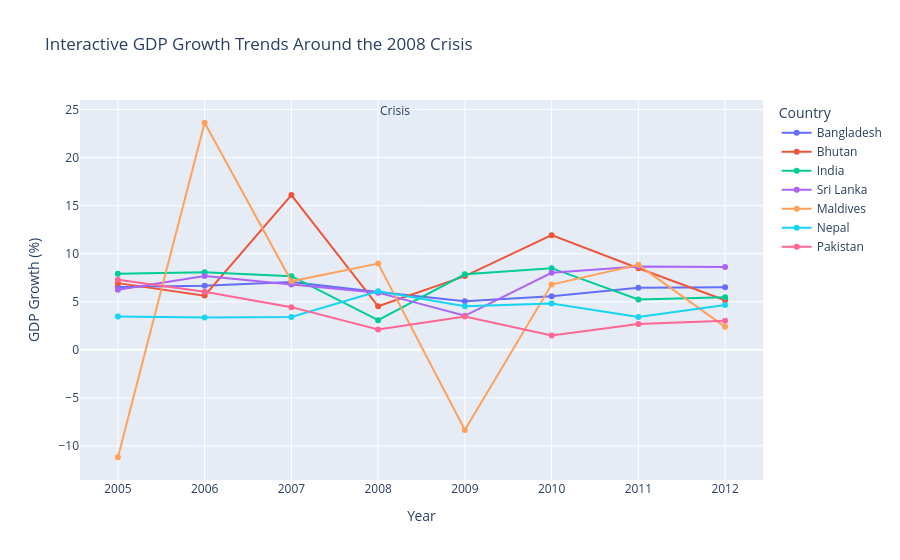

Here is the notebook cell this chart was saved with:
### Markdown cell above
## GDP Growth

### Code cell
fig_growth = px.line(
    df_2008,
    x="year",
    y="gdp_growth_pct",
    color="country_name",
    markers=True,
    title="Interactive GDP Growth Trends Around the 2008 Crisis",
    labels={
        "year": "Year",
        "gdp_growth_pct": "GDP Growth (%)",
        "country_name": "Country"
    }
)

fig_growth.add_vrect(
    x0=2008, x1=2009,
    opacity=0.2,
    line_width=0,
    annotation_text="Crisis",
    annotation_position="top left"
)

fig_growth.show()

### Figure 1 — Plotly figure (JSON) as saved in the notebook; plotly's stock layout.template omitted (floating-point values rounded to 4 significant figures)
{"data": [{"hovertemplate": "Country=Bangladesh<br>Year=%{x}<br>GDP Growth (%)=%{y}<extra></extra>", "legendgroup": "Bangladesh", "line": {"color": "#636efa", "dash": "solid"}, "marker": {"symbol": "circle"}, "mode": "lines+markers", "name": "Bangladesh", "orientation": "v", "showlegend": true, "type": "scatter", "x": [2005, 2006, 2007, 2008, 2009, 2010, 2011, 2012], "xaxis": "x", "y": [6.54, 6.67, 7.06, 6.01, 5.05, 5.57, 6.46, 6.52], "yaxis": "y"}, {"hovertemplate": "Country=Bhutan<br>Year=%{x}<br>GDP Growth (%)=%{y}<extra></extra>", "legendgroup": "Bhutan", "line": {"color": "#EF553B", "dash": "solid"}, "marker": {"symbol": "circle"}, "mode": "lines+markers", "name": "Bhutan", "orientation": "v", "showlegend": true, "type": "scatter", "x": [2005, 2006, 2007, 2008, 2009, 2010, 2011, 2012], "xaxis": "x", "y": [6.94, 5.64, 16.1, 4.53, 7.67, 11.93, 8.49, 5.16], "yaxis": "y"}, {"hovertemplate": "Country=India<br>Year=%{x}<br>GDP Growth (%)=%{y}<extra></extra>", "legendgroup": "India", "line": {"color": "#00cc96", "dash": "solid"}, "marker": {"symbol": "circle"}, "mode": "lines+markers", "name": "India", "orientation": "v", "showlegend": true, "type": "scatter", "x": [2005, 2006, 2007, 2008, 2009, 2010, 2011, 2012], "xaxis": "x", "y": [7.92, 8.06, 7.66, 3.09, 7.86, 8.5, 5.24, 5.46], "yaxis": "y"}, {"hovertemplate": "Country=Sri Lanka<br>Year=%{x}<br>GDP Growth (%)=%{y}<extra></extra>", "legendgroup": "Sri Lanka", "line": {"color": "#ab63fa", "dash": "solid"}, "marker": {"symbol": "circle"}, "mode": "lines+markers", "name": "Sri Lanka", "orientation": "v", "showlegend": true, "type": "scatter", "x": [2005, 2006, 2007, 2008, 2009, 2010, 2011, 2012], "xaxis": "x", "y": [6.24, 7.67, 6.8, 5.95, 3.54, 8.02, 8.67, 8.63], "yaxis": "y"}, {"hovertemplate": "Country=Maldives<br>Year=%{x}<br>GDP Growth (%)=%{y}<extra></extra>", "legendgroup": "Maldives", "line": {"color": "#FFA15A", "dash": "solid"}, "marker": {"symbol": "circle"}, "mode": "lines+markers", "name": "Maldives", "orientation": "v", "showlegend": true, "type": "scatter", "x": [2005, 2006, 2007, 2008, 2009, 2010, 2011, 2012], "xaxis": "x", "y": [-11.18, 23.63, 7.13, 8.98, -8.34, 6.79, 8.84, 2.39], "yaxis": "y"}, {"hovertemplate": "Country=Nepal<br>Year=%{x}<br>GDP Growth (%)=%{y}<extra></extra>", "legendgroup": "Nepal", "line": {"color": "#19d3f3", "dash": "solid"}, "marker": {"symbol": "circle"}, "mode": "lines+markers", "name": "Nepal", "orientation": "v", "showlegend": true, "type": "scatter", "x": [2005, 2006, 2007, 2008, 2009, 2010, 2011, 2012], "xaxis": "x", "y": [3.48, 3.36, 3.41, 6.1, 4.53, 4.82, 3.42, 4.67], "yaxis": "y"}, {"hovertemplate": "Country=Pakistan<br>Year=%{x}<br>GDP Growth (%)=%{y}<extra></extra>", "legendgroup": "Pakistan", "line": {"color": "#FF6692", "dash": "solid"}, "marker": {"symbol": "circle"}, "mode": "lines+markers", "name": "Pakistan", "orientation": "v", "showlegend": true, "type": "scatter", "x": [2005, 2006, 2007, 2008, 2009, 2010, 2011, 2012], "xaxis": "x", "y": [7.28, 6.05, 4.44, 2.12, 3.47, 1.5, 2.68, 3.03], "yaxis": "y"}], "layout": {"annotations": [{"showarrow": false, "text": "Crisis", "x": 2008, "xanchor": "left", "xref": "x", "y": 1, "yanchor": "top", "yref": "y domain"}], "legend": {"title": {"text": "Country"}, "tracegroupgap": 0}, "shapes": [{"line": {"width": 0}, "opacity": 0.2, "type": "rect", "x0": 2008, "x1": 2009, "xref": "x", "y0": 0, "y1": 1, "yref": "y domain"}], "title": {"text": "Interactive GDP Growth Trends Around the 2008 Crisis"}, "xaxis": {"anchor": "y", "domain": [0, 1], "title": {"text": "Year"}}, "yaxis": {"anchor": "x", "domain": [0, 1], "title": {"text": "GDP Growth (%)"}}}}
